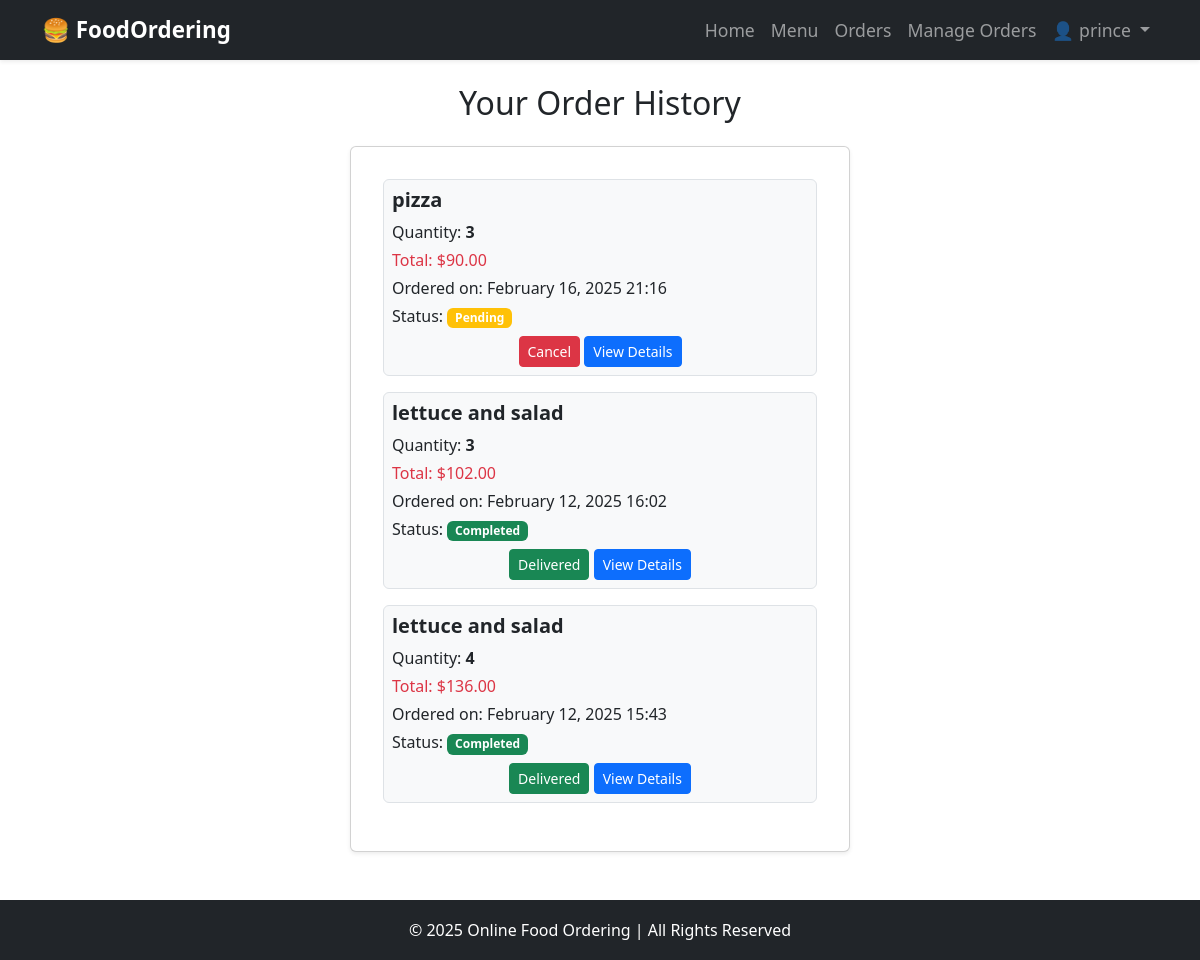
The page /order-history/ (signed in) on the database its author committed.
### food_ordering/models.py (models this page shows, shortened)
class Order(models.Model):
    STATUS_CHOICES = [
        ("Pending", "Pending"),
        ("In Progress", "In Progress"),
        ("Completed", "Completed"),
        ("Cancelled", "Cancelled"),
    ]
    user = models.ForeignKey(User, on_delete=models.CASCADE)
    food = models.ForeignKey(Food, on_delete=models.CASCADE)
    quantity = models.PositiveIntegerField(default=1)
    ordered_at = models.DateTimeField(auto_now_add=True)
    status = models.CharField(max_length=20, choices=STATUS_CHOICES, default="Pending")
    def total_price(self):
        return self.food.price * self.quantity

class Food(models.Model):
    name = models.CharField(max_length=100)
    description = models.TextField()
    price = models.DecimalField(max_digits=6, decimal_places=2)
    category = models.CharField(
        max_length=50,
        choices=[("Veg", "Veg"), ("Non-Veg", "Non-Veg")],
        default="Veg"
    )
    available = models.BooleanField(default=True)
    image = CloudinaryField('image', blank=True, null=True)  # ✅ Cloudinary storage

### food_ordering/views.py (the view)
# urls.py: path('order-history/', views.order_history, name='order_history'),
@login_required
def order_history(request):
    orders = Order.objects.filter(user=request.user).order_by('-ordered_at')
    return render(request, 'food_ordering/order_history.html', {'orders': orders})

### templates/food_ordering/order_history.html (shortened to what this page needs)
{% extends "base.html" %}
{% block content %}
<div class="container">
    <h2 class="text-center mb-4">Your Order History</h2>
    {% if orders %}
        <div class="d-flex justify-content-center">
            <div class="card shadow-sm p-3" style="max-width: 500px; width: 100%;">
                <div class="card-body">
                    {% for order in orders %}
                        <div class="mb-3 p-2 border rounded bg-light">
                            <h5 class="fw-bold">{{ order.food.name }}</h5>
                            <p class="mb-1">Quantity: <strong>{{ order.quantity }}</strong></p>
                            <p class="mb-1 text-danger">Total: ${{ order.total_price }}</p>
                            <p class="mb-1">Ordered on: {{ order.ordered_at|date:"F d, Y H:i" }}</p>
                            <p class="mb-1">
                                Status:
                                <span class="badge
                                    {% if order.status == 'Pending' %} bg-warning
                                    {% elif order.status == 'In Progress' %} bg-info
                                    {% elif order.status == 'Completed' %} bg-success
                                    {% elif order.status == 'Cancelled' %} bg-danger
                                    {% endif %}">
                                    {{ order.status }}
                                </span>
                            </p>
                            <div class="text-center mt-2">
                                {% if order.status == "Pending" %}
                                    <a href="{% url 'cancel_order' order.id %}" class="btn btn-danger btn-sm">Cancel</a>
                                {% elif order.status == "Completed" %}
                                    <span class="btn btn-success btn-sm">Delivered</span>
                                {% else %}
                                    <span class="btn btn-secondary btn-sm">{{ order.status }}</span>
                                {% endif %}
                                <button class="btn btn-primary btn-sm"
                                        onclick="showOrderDetails('{{ order.id }}', '{{ order.food.name }}', '{{ order.quantity }}', '{{ order.total_price }}', '{{ order.ordered_at }}', '{{ order.status }}')">
                                    View Details
                                </button>
                            </div>
                        </div>
                    {% endfor %}
                </div>
            </div>
        </div>
    {% else %}
        <p class="text-center">You have no past orders.</p>
    {% endif %}
</div>
{% endblock %}

### templates/base.html (shortened to what this page needs)
<!DOCTYPE html>
<html lang="en">
<head>
    {% load static %}
    <link href="https://cdn.jsdelivr.net/npm/bootstrap@5.3.2/dist/css/bootstrap.min.css" rel="stylesheet">
</head>
<body>
    <header>
        <nav class="navbar navbar-expand-lg navbar-dark bg-dark shadow-sm">
            <div class="container">
                <a class="navbar-brand" href="/">🍔 FoodOrdering</a>
                <div class="collapse navbar-collapse" id="navbarNav">
                    <ul class="navbar-nav ms-auto">
                        <li class="nav-item">
                            <a class="nav-link" href="/">Home</a>
                        </li>
                        <li class="nav-item">
                            <a class="nav-link" href="{% url 'menu' %}">Menu</a>
                        </li>
                        {% if user.is_authenticated %}
                            <li class="nav-item">
                                <a class="nav-link" href="{% url 'order_history' %}">Orders</a>
                            </li>
                            {% if user.is_staff %}
                            <li class="nav-item">
                                <a class="nav-link" href="{% url 'manage_orders' %}">Manage Orders</a>
                            </li>
                            {% endif %}
                            <li class="nav-item dropdown">
                                <a class="nav-link dropdown-toggle" href="#" id="userDropdown" role="button" data-bs-toggle="dropdown">
                                    👤 {{ user.username }}
                                </a>
                            </li>
                        {% endif %}
                    </ul>
                </div>
            </div>
        </nav>
    </header>
    <main class="container mt-4">
        {% block content %}{% endblock %}
    </main>
    <footer class="footer bg-dark text-white text-center mt-5">
        <p class="mb-0">&copy; 2025 Online Food Ordering | All Rights Reserved</p>
    </footer>
</body>
</html>

### templates/base.html (style rules this page uses)
.navbar-brand { font-weight: bold; font-size: 1.4rem; }
.nav-link { font-size: 1.1rem; }
.footer { position: relative; bottom: 0; width: 100%; height: 60px; line-height: 60px; background-color: #343a40; }

### rows shown on the page
Order: food.name "pizza", quantity "3", total_price "90.00", ordered_at "February 16, 2025 21:16", status "Pending", shows "Cancel"
Order: food.name "lettuce and salad", quantity "3", total_price "102.00", ordered_at "February 12, 2025 16:02", status "Completed", shows "Delivered"
Order: food.name "lettuce and salad", quantity "4", total_price "136.00", ordered_at "February 12, 2025 15:43", status "Completed", shows "Delivered"

### other values the page prints
{{ user.username }} "prince"
